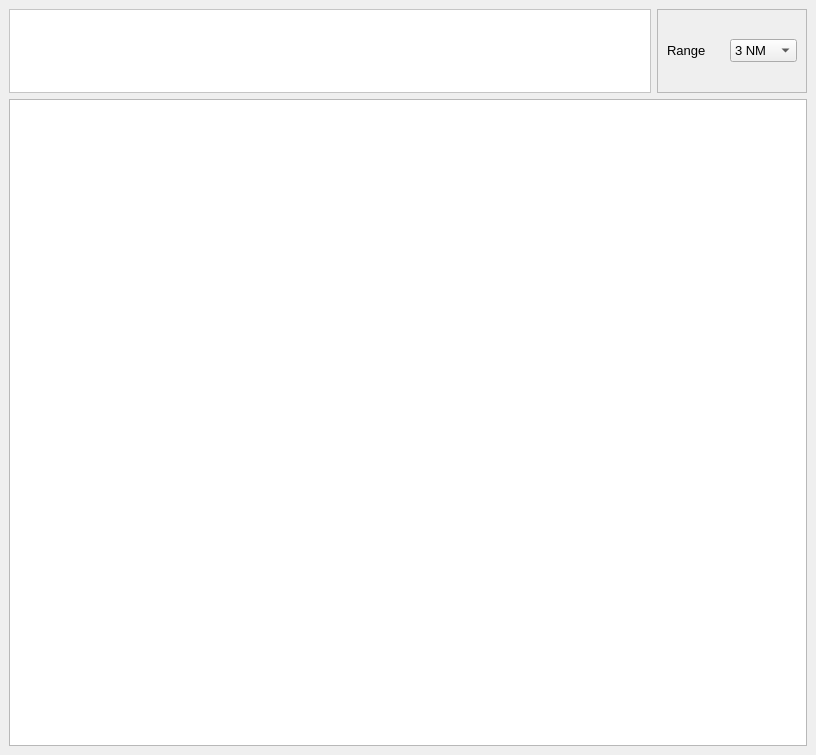
<?xml version="1.0" encoding="UTF-8"?>
<ui version="4.0">
 <class>ReadTtm</class>
 <widget class="QMainWindow" name="ReadTtm">
  <property name="enabled">
   <bool>true</bool>
  </property>
  <property name="geometry">
   <rect>
    <x>0</x>
    <y>0</y>
    <width>816</width>
    <height>755</height>
   </rect>
  </property>
  <property name="minimumSize">
   <size>
    <width>550</width>
    <height>0</height>
   </size>
  </property>
  <property name="windowTitle">
   <string>Radar</string>
  </property>
  <widget class="QWidget" name="centralwidget">
   <layout class="QGridLayout" name="gridLayout_2">
    <item row="0" column="0">
     <widget class="QFrame" name="frame_7">
      <property name="minimumSize">
       <size>
        <width>100</width>
        <height>84</height>
       </size>
      </property>
      <property name="maximumSize">
       <size>
        <width>16777215</width>
        <height>84</height>
       </size>
      </property>
      <property name="styleSheet">
       <string notr="true">background-color: rgb(255, 255, 255);</string>
      </property>
      <property name="frameShape">
       <enum>QFrame::StyledPanel</enum>
      </property>
      <property name="frameShadow">
       <enum>QFrame::Raised</enum>
      </property>
      <layout class="QGridLayout" name="gridLayout_13">
       <item row="0" column="0">
        <widget class="QLabel" name="lbShipName">
         <property name="minimumSize">
          <size>
           <width>400</width>
           <height>0</height>
          </size>
         </property>
         <property name="palette">
          <palette>
           <active>
            <colorrole role="WindowText">
             <brush brushstyle="SolidPattern">
              <color alpha="255">
               <red>10</red>
               <green>146</green>
               <blue>207</blue>
              </color>
             </brush>
            </colorrole>
            <colorrole role="Button">
             <brush brushstyle="SolidPattern">
              <color alpha="255">
               <red>255</red>
               <green>255</green>
               <blue>255</blue>
              </color>
             </brush>
            </colorrole>
            <colorrole role="Text">
             <brush brushstyle="SolidPattern">
              <color alpha="255">
               <red>10</red>
               <green>146</green>
               <blue>207</blue>
              </color>
             </brush>
            </colorrole>
            <colorrole role="ButtonText">
             <brush brushstyle="SolidPattern">
              <color alpha="255">
               <red>10</red>
               <green>146</green>
               <blue>207</blue>
              </color>
             </brush>
            </colorrole>
            <colorrole role="Base">
             <brush brushstyle="SolidPattern">
              <color alpha="255">
               <red>255</red>
               <green>255</green>
               <blue>255</blue>
              </color>
             </brush>
            </colorrole>
            <colorrole role="Window">
             <brush brushstyle="SolidPattern">
              <color alpha="255">
               <red>255</red>
               <green>255</green>
               <blue>255</blue>
              </color>
             </brush>
            </colorrole>
           </active>
           <inactive>
            <colorrole role="WindowText">
             <brush brushstyle="SolidPattern">
              <color alpha="255">
               <red>10</red>
               <green>146</green>
               <blue>207</blue>
              </color>
             </brush>
            </colorrole>
            <colorrole role="Button">
             <brush brushstyle="SolidPattern">
              <color alpha="255">
               <red>255</red>
               <green>255</green>
               <blue>255</blue>
              </color>
             </brush>
            </colorrole>
            <colorrole role="Text">
             <brush brushstyle="SolidPattern">
              <color alpha="255">
               <red>10</red>
               <green>146</green>
               <blue>207</blue>
              </color>
             </brush>
            </colorrole>
            <colorrole role="ButtonText">
             <brush brushstyle="SolidPattern">
              <color alpha="255">
               <red>10</red>
               <green>146</green>
               <blue>207</blue>
              </color>
             </brush>
            </colorrole>
            <colorrole role="Base">
             <brush brushstyle="SolidPattern">
              <color alpha="255">
               <red>255</red>
               <green>255</green>
               <blue>255</blue>
              </color>
             </brush>
            </colorrole>
            <colorrole role="Window">
             <brush brushstyle="SolidPattern">
              <color alpha="255">
               <red>255</red>
               <green>255</green>
               <blue>255</blue>
              </color>
             </brush>
            </colorrole>
           </inactive>
           <disabled>
            <colorrole role="WindowText">
             <brush brushstyle="SolidPattern">
              <color alpha="255">
               <red>10</red>
               <green>146</green>
               <blue>207</blue>
              </color>
             </brush>
            </colorrole>
            <colorrole role="Button">
             <brush brushstyle="SolidPattern">
              <color alpha="255">
               <red>255</red>
               <green>255</green>
               <blue>255</blue>
              </color>
             </brush>
            </colorrole>
            <colorrole role="Text">
             <brush brushstyle="SolidPattern">
              <color alpha="255">
               <red>10</red>
               <green>146</green>
               <blue>207</blue>
              </color>
             </brush>
            </colorrole>
            <colorrole role="ButtonText">
             <brush brushstyle="SolidPattern">
              <color alpha="255">
               <red>10</red>
               <green>146</green>
               <blue>207</blue>
              </color>
             </brush>
            </colorrole>
            <colorrole role="Base">
             <brush brushstyle="SolidPattern">
              <color alpha="255">
               <red>255</red>
               <green>255</green>
               <blue>255</blue>
              </color>
             </brush>
            </colorrole>
            <colorrole role="Window">
             <brush brushstyle="SolidPattern">
              <color alpha="255">
               <red>255</red>
               <green>255</green>
               <blue>255</blue>
              </color>
             </brush>
            </colorrole>
           </disabled>
          </palette>
         </property>
         <property name="font">
          <font>
           <pointsize>20</pointsize>
          </font>
         </property>
         <property name="styleSheet">
          <string notr="true">font: 20pt;

color: #0A92CF;</string>
         </property>
         <property name="text">
          <string/>
         </property>
         <property name="textFormat">
          <enum>Qt::AutoText</enum>
         </property>
        </widget>
       </item>
       <item row="1" column="0">
        <widget class="QLabel" name="lbShipTime">
         <property name="enabled">
          <bool>true</bool>
         </property>
         <property name="minimumSize">
          <size>
           <width>400</width>
           <height>0</height>
          </size>
         </property>
         <property name="palette">
          <palette>
           <active>
            <colorrole role="WindowText">
             <brush brushstyle="SolidPattern">
              <color alpha="255">
               <red>125</red>
               <green>125</green>
               <blue>125</blue>
              </color>
             </brush>
            </colorrole>
            <colorrole role="Button">
             <brush brushstyle="SolidPattern">
              <color alpha="255">
               <red>255</red>
               <green>255</green>
               <blue>255</blue>
              </color>
             </brush>
            </colorrole>
            <colorrole role="Text">
             <brush brushstyle="SolidPattern">
              <color alpha="255">
               <red>125</red>
               <green>125</green>
               <blue>125</blue>
              </color>
             </brush>
            </colorrole>
            <colorrole role="ButtonText">
             <brush brushstyle="SolidPattern">
              <color alpha="255">
               <red>125</red>
               <green>125</green>
               <blue>125</blue>
              </color>
             </brush>
            </colorrole>
            <colorrole role="Base">
             <brush brushstyle="SolidPattern">
              <color alpha="255">
               <red>255</red>
               <green>255</green>
               <blue>255</blue>
              </color>
             </brush>
            </colorrole>
            <colorrole role="Window">
             <brush brushstyle="SolidPattern">
              <color alpha="255">
               <red>255</red>
               <green>255</green>
               <blue>255</blue>
              </color>
             </brush>
            </colorrole>
           </active>
           <inactive>
            <colorrole role="WindowText">
             <brush brushstyle="SolidPattern">
              <color alpha="255">
               <red>125</red>
               <green>125</green>
               <blue>125</blue>
              </color>
             </brush>
            </colorrole>
            <colorrole role="Button">
             <brush brushstyle="SolidPattern">
              <color alpha="255">
               <red>255</red>
               <green>255</green>
               <blue>255</blue>
              </color>
             </brush>
            </colorrole>
            <colorrole role="Text">
             <brush brushstyle="SolidPattern">
              <color alpha="255">
               <red>125</red>
               <green>125</green>
               <blue>125</blue>
              </color>
             </brush>
            </colorrole>
            <colorrole role="ButtonText">
             <brush brushstyle="SolidPattern">
              <color alpha="255">
               <red>125</red>
               <green>125</green>
               <blue>125</blue>
              </color>
             </brush>
            </colorrole>
            <colorrole role="Base">
             <brush brushstyle="SolidPattern">
              <color alpha="255">
               <red>255</red>
               <green>255</green>
               <blue>255</blue>
              </color>
             </brush>
            </colorrole>
            <colorrole role="Window">
             <brush brushstyle="SolidPattern">
              <color alpha="255">
               <red>255</red>
               <green>255</green>
               <blue>255</blue>
              </color>
             </brush>
            </colorrole>
           </inactive>
           <disabled>
            <colorrole role="WindowText">
             <brush brushstyle="SolidPattern">
              <color alpha="255">
               <red>125</red>
               <green>125</green>
               <blue>125</blue>
              </color>
             </brush>
            </colorrole>
            <colorrole role="Button">
             <brush brushstyle="SolidPattern">
              <color alpha="255">
               <red>255</red>
               <green>255</green>
               <blue>255</blue>
              </color>
             </brush>
            </colorrole>
            <colorrole role="Text">
             <brush brushstyle="SolidPattern">
              <color alpha="255">
               <red>125</red>
               <green>125</green>
               <blue>125</blue>
              </color>
             </brush>
            </colorrole>
            <colorrole role="ButtonText">
             <brush brushstyle="SolidPattern">
              <color alpha="255">
               <red>125</red>
               <green>125</green>
               <blue>125</blue>
              </color>
             </brush>
            </colorrole>
            <colorrole role="Base">
             <brush brushstyle="SolidPattern">
              <color alpha="255">
               <red>255</red>
               <green>255</green>
               <blue>255</blue>
              </color>
             </brush>
            </colorrole>
            <colorrole role="Window">
             <brush brushstyle="SolidPattern">
              <color alpha="255">
               <red>255</red>
               <green>255</green>
               <blue>255</blue>
              </color>
             </brush>
            </colorrole>
           </disabled>
          </palette>
         </property>
         <property name="font">
          <font>
           <pointsize>8</pointsize>
          </font>
         </property>
         <property name="styleSheet">
          <string notr="true">color: rgb(125, 125, 125);</string>
         </property>
         <property name="text">
          <string/>
         </property>
        </widget>
       </item>
      </layout>
     </widget>
    </item>
    <item row="0" column="1">
     <widget class="QFrame" name="frame">
      <property name="minimumSize">
       <size>
        <width>0</width>
        <height>84</height>
       </size>
      </property>
      <property name="maximumSize">
       <size>
        <width>150</width>
        <height>84</height>
       </size>
      </property>
      <property name="frameShape">
       <enum>QFrame::StyledPanel</enum>
      </property>
      <property name="frameShadow">
       <enum>QFrame::Raised</enum>
      </property>
      <layout class="QGridLayout" name="gridLayout">
       <item row="0" column="0">
        <widget class="QLabel" name="label">
         <property name="font">
          <font>
           <pointsize>10</pointsize>
           <weight>50</weight>
           <bold>false</bold>
          </font>
         </property>
         <property name="text">
          <string>Range</string>
         </property>
        </widget>
       </item>
       <item row="0" column="1">
        <widget class="QComboBox" name="comboBox">
         <property name="font">
          <font>
           <pointsize>10</pointsize>
          </font>
         </property>
         <item>
          <property name="text">
           <string>3 NM</string>
          </property>
         </item>
         <item>
          <property name="text">
           <string>6 NM</string>
          </property>
         </item>
         <item>
          <property name="text">
           <string>12 NM</string>
          </property>
         </item>
         <item>
          <property name="text">
           <string>24 NM</string>
          </property>
         </item>
         <item>
          <property name="text">
           <string>48 NM</string>
          </property>
         </item>
         <item>
          <property name="text">
           <string>96 NM</string>
          </property>
         </item>
        </widget>
       </item>
      </layout>
     </widget>
    </item>
    <item row="1" column="0" colspan="2">
     <widget class="QGraphicsView" name="graphicsView_radar"/>
    </item>
   </layout>
  </widget>
 </widget>
 <resources/>
 <connections/>
</ui>
